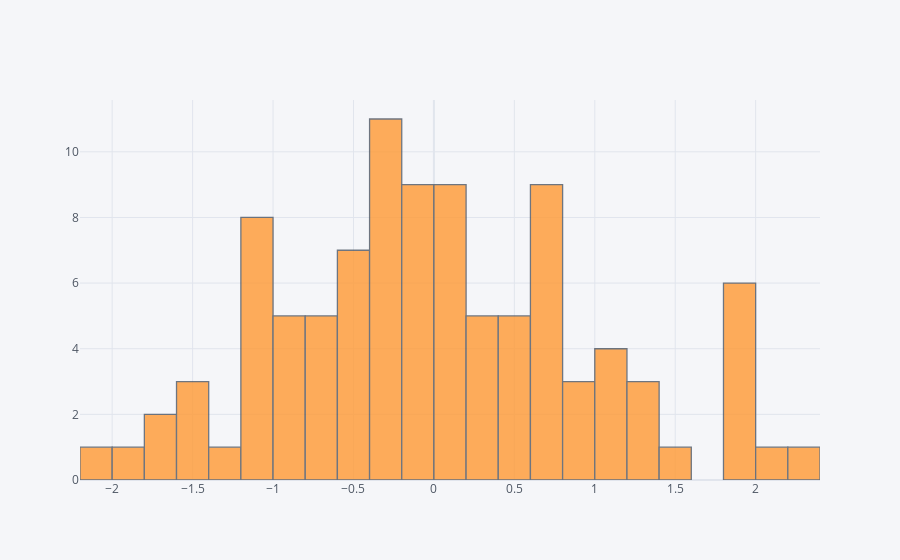

This figure's notebook cell:
### Markdown cell above
## Histogram

### Code cell
df['A'].iplot(kind='hist',bins=25)

### Figure 1 — Plotly figure (JSON) as saved in the notebook; plotly's stock layout.template omitted (floating-point values rounded to 4 significant figures)
{"data": [{"histfunc": "count", "histnorm": "", "marker": {"color": "rgba(255, 153, 51, 1.0)", "line": {"color": "#4D5663", "width": 1.3}}, "name": "A", "nbinsx": 25, "opacity": 0.8, "orientation": "v", "type": "histogram", "x": [-1.13, -0.7378, 1.302, -0.3898, -0.2847, 0.2619, -0.9077, 0.6204, -0.6187, 1.123, -0.04144, -0.002236, -1.05, 0.08987, 1.338, 1.923, 1.251, -0.01026, 1.497, 0.5716, 0.1976, 1.15, -0.241, -1.601, 0.9733, 0.1116, 0.322, 0.3036, 0.4086, 0.6193, -0.4756, -1.024, -0.1009, 0.7549, 0.06901, -0.2428, 1.035, -0.3958, -0.2878, 1.826, 0.6561, 0.604, 0.1381, 0.617, -0.4388, 0.0858, 0.06263, 1.914, -2.104, -0.5032, -0.4997, 0.3442, -1.223, -0.2279, 0.5262, -0.01091, 2.23, -1.444, -1.132, 0.3934, -0.8704, -0.2055, -0.08867, -1.117, -1.526, -1.747, -1.066, 1.915, 0.7683, 2.006, 1.858, 1.906, 0.03581, -0.6556, -1.109, 0.8329, 0.8284, -1.179, 0.7519, 1.095, -0.378, -0.9266, -0.9554, -0.3859, -0.6838, -0.4368, -0.4081, -1.516, -0.5751, -1.942, 0.6216, -0.1733, 0.4114, 0.1537, -0.6157, 0.5241, -0.9921, -0.151, -0.2006, -0.1034]}], "layout": {"barmode": "overlay", "legend": {"bgcolor": "#F5F6F9", "font": {"color": "#4D5663"}}, "paper_bgcolor": "#F5F6F9", "plot_bgcolor": "#F5F6F9", "title": {"font": {"color": "#4D5663"}}, "xaxis": {"gridcolor": "#E1E5ED", "showgrid": true, "tickfont": {"color": "#4D5663"}, "title": {"font": {"color": "#4D5663"}, "text": ""}, "zerolinecolor": "#E1E5ED"}, "yaxis": {"gridcolor": "#E1E5ED", "showgrid": true, "tickfont": {"color": "#4D5663"}, "title": {"font": {"color": "#4D5663"}, "text": ""}, "zerolinecolor": "#E1E5ED"}}}
